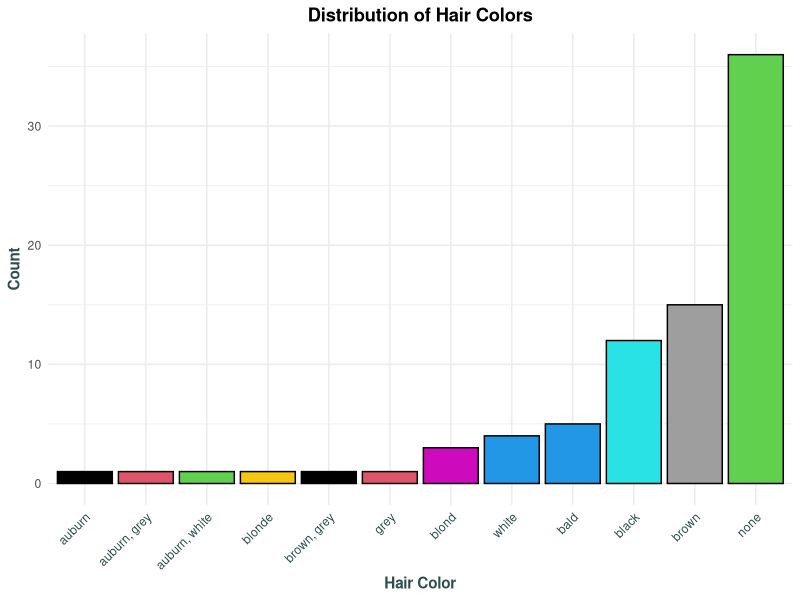
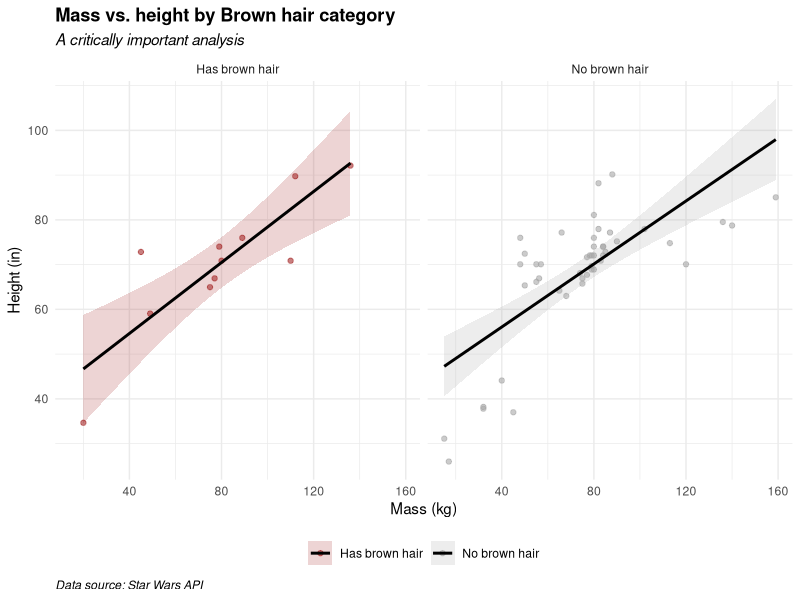

These figures' R source, in order:
## ---- chunk 1

library(knitr)
library(kableExtra)
library(ggplot2)
library(dplyr)

starwars_data <- read.csv('sw-wrangled.csv') %>%
  filter(!is.na(hair)) %>%
  count(hair) %>%
  mutate(sorted_hair = reorder(hair, n))

ggplot(starwars_data, aes(x = sorted_hair, y = n)) +
  geom_bar(stat = "identity", fill = rownames(starwars_data), color = "black") + 
  labs(x = "Hair Color", y = "Count", title = "Distribution of Hair Colors") +
  theme_minimal() +
  theme(axis.text.x = element_text(angle = 45, hjust = 1, color = "#2F4F4F"),
        axis.title.x = element_text(face = "bold", color = "#2F4F4F"),
        axis.title.y = element_text(face = "bold", color = "#2F4F4F"),
        plot.title = element_text(hjust = 0.5, face = "bold", color = "black"))

## ---- chunk 2

starwars_data <- read.csv('sw-wrangled.csv')
data <- starwars_data %>%
  filter(mass != 1358) %>%
  mutate(brown_hair_category = ifelse(hair == "brown", "Has brown hair", "No brown hair"))

ggplot(data, aes(x = mass, y = height_in)) +
  geom_point(aes(color = brown_hair_category), alpha = 0.6) + # Added color aesthetic and adjusted alpha for points
  geom_smooth(method = "lm", aes(fill = brown_hair_category), color = "black", alpha = 0.2) + # Added fill aesthetic for smooth
  scale_color_manual(values = c("Has brown hair" = "#A52A2A", "No brown hair" = "#A9A9A9")) + # Custom colors for points
  scale_fill_manual(values = c("Has brown hair" = "#A52A2A", "No brown hair" = "#A9A9A9")) + # Custom colors for smooth fill
  facet_wrap(~brown_hair_category) +
  labs(title = "Mass vs. height by Brown hair category",
       subtitle = "A critically important analysis",
       x = "Mass (kg)", y = "Height (in)",
       caption = "Data source: Star Wars API") +
  theme_minimal() +
  theme(plot.title = element_text(face = "bold"),
        plot.subtitle = element_text(face = "italic"),
        legend.position = "bottom", # Move legend to bottom
        legend.title = element_blank(), # Remove legend title
        plot.caption = element_text(hjust = 0, face = "italic"))

## ---- chunk 3

library(knitr)
library(kableExtra)

# Sample data and table
sooyoun_table <- data.frame(
  cafe = c("Starbucks", "Philz", "Peets"),
  coffee = c(59, 81, 68),
  food = c(65, 48, 27)
)

kable(sooyoun_table, "latex", booktabs = TRUE, 
      caption = "Average coffee and food popularity for three cafes",
      col.names = c("cafe", "coffee popularity", "food score")) %>%
  kable_styling(bootstrap_options = c("striped", "hover"), full_width = FALSE) %>%
  column_spec(1, bold = TRUE, color = "blue") %>%
  row_spec(0, bold = TRUE, background = "#D3D3D3")
